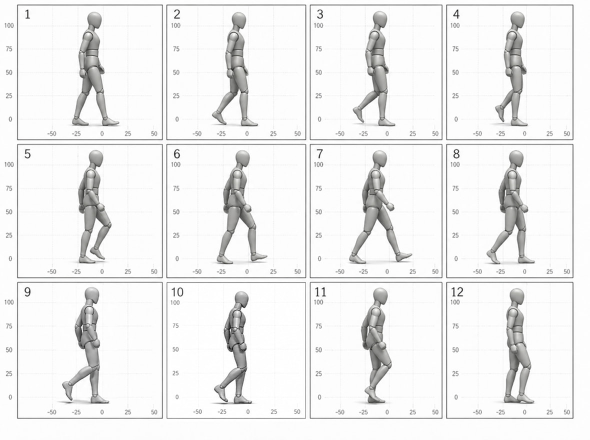
#> input picture assets/references/gpt-image-2-community-walk/mannequin_walk_12f_source.jpg, 1179 x 880 px (shown at 1/2 size)
$ python rig_actor_walk6.py ../assets/references/gpt-image-2-community-walk/mannequin_walk_12f_source.jpg out.png
#> lines starting #> are read from the running program, lines starting #| are printed output that depends on the picture; after the words box and inside, x2 and y2 are one past the last pixel; in counts of white or black regions, pixels touching at a corner belong together
#!/usr/bin/env python3
"""Build a deterministic six-frame walk cycle from one transparent actor image.

This is deliberately not an image-to-video workflow.  Appearance is sampled once,
split into reusable body layers, then animated with a fixed six-pose skeleton.
"""

from __future__ import annotations

import argparse
import json
from dataclasses import dataclass
from pathlib import Path

from PIL import Image, ImageChops, ImageDraw


FRAME_COUNT = 6
LEG_PHASES = (-18, -10, 0, 18, 10, 0)
ROOT_BOB = (0, 3, 1, 0, 3, 1)
LEFT_KNEE_PHASES = (2, 14, 22, 4, 8, 5)
RIGHT_KNEE_PHASES = (4, 8, 5, 2, 14, 22)
LEFT_LEG_TRANSLATION = ((88, 0), (68, 1), (38, -5), (48, -8), (38, -6), (25, -10))
RIGHT_LEG_TRANSLATION = ((-48, -8), (-38, -6), (-25, -10), (-88, 0), (-68, 1), (-38, -5))


@dataclass(frozen=True)
class Rig:
    left_hip: tuple[int, int]
    right_hip: tuple[int, int]
    left_knee: tuple[int, int]
    right_knee: tuple[int, int]
    baseline: int


def _fit_actor(source: Image.Image, canvas: int) -> Image.Image:
    actor = source.convert("RGBA")
    # The production reference can be a flattened preview on a plain background.
    # Key only the corner-derived neutral background; never rebuild body textures.
    corners = [actor.getpixel((0, 0)), actor.getpixel((actor.width - 1, 0)), actor.getpixel((0, actor.height - 1)), actor.getpixel((actor.width - 1, actor.height - 1))]
    bg = tuple(sum(pixel[channel] for pixel in corners) // len(corners) for channel in range(3))
    pixels = []
    for red, green, blue, alpha in actor.getdata():
        distance = max(abs(red - bg[0]), abs(green - bg[1]), abs(blue - bg[2]))
        pixels.append((red, green, blue, 0 if distance < 18 else alpha))
    actor.putdata(pixels)
    bbox = actor.getchannel("A").getbbox()
    if bbox:
        actor = actor.crop(bbox)
    actor.thumbnail((round(canvas * 0.72), round(canvas * 0.96)), Image.Resampling.LANCZOS)
    fitted = Image.new("RGBA", (canvas, canvas), (0, 0, 0, 0))
    fitted.alpha_composite(actor, ((canvas - actor.width) // 2, canvas - actor.height - 4))
    return fitted


def _polygon_mask(size: tuple[int, int], points: list[tuple[float, float]]) -> Image.Image:
    w, h = size
    mask = Image.new("L", size, 0)
    ImageDraw.Draw(mask).polygon([(round(x * w), round(y * h)) for x, y in points], fill=255)
    return mask


def _masked(image: Image.Image, shape: Image.Image) -> Image.Image:
    layer = image.copy()
    layer.putalpha(ImageChops.multiply(image.getchannel("A"), shape))
    return layer


def split_layers(actor: Image.Image) -> dict[str, Image.Image]:
    """Split a front/three-quarter humanoid into overlapping rig-safe layers."""
    size = actor.size
    masks = {
        "left_thigh": _polygon_mask(size, [(.24, .48), (.51, .47), (.50, .76), (.24, .76)]),
        "right_thigh": _polygon_mask(size, [(.49, .47), (.76, .48), (.76, .76), (.50, .76)]),
        "left_shin": _polygon_mask(size, [(.20, .68), (.51, .68), (.51, .98), (.18, .98)]),
        "right_shin": _polygon_mask(size, [(.49, .68), (.80, .68), (.82, .98), (.49, .98)]),
        # A flattened source does not contain the pixels hidden behind bent arms.
        # Preserve the complete upper body instead of inventing destructive arm cuts.
        "upper_body": _polygon_mask(size, [(.00, .00), (1.00, .00), (1.00, .63), (.00, .63)]),
    }
    return {name: _masked(actor, mask) for name, mask in masks.items()}


def default_rig(canvas: int) -> Rig:
    return Rig(
        left_hip=(round(canvas * .445), round(canvas * .535)),
        right_hip=(round(canvas * .555), round(canvas * .535)),
        left_knee=(round(canvas * .405), round(canvas * .735)),
        right_knee=(round(canvas * .595), round(canvas * .735)),
        baseline=round(canvas * .97),
    )


def _rotate(layer: Image.Image, degrees: float, pivot: tuple[int, int]) -> Image.Image:
    return layer.rotate(degrees, resample=Image.Resampling.BICUBIC, center=pivot)


def _rotate_point(point: tuple[int, int], pivot: tuple[int, int], degrees: float) -> tuple[int, int]:
    from math import cos, radians, sin

    angle = radians(degrees)
    x, y = point[0] - pivot[0], point[1] - pivot[1]
    return (
        round(pivot[0] + x * cos(angle) - y * sin(angle)),
        round(pivot[1] + x * sin(angle) + y * cos(angle)),
    )


def _two_bone(
    upper: Image.Image,
    lower: Image.Image,
    root: tuple[int, int],
    joint: tuple[int, int],
    root_angle: float,
    joint_angle: float,
) -> tuple[Image.Image, Image.Image]:
    moved_upper = _rotate(upper, root_angle, root)
    moved_joint = _rotate_point(joint, root, root_angle)
    moved_lower = _rotate(_rotate(lower, root_angle, root), joint_angle, moved_joint)
    return moved_upper, moved_lower


def _translate(layer: Image.Image, offset: tuple[int, int]) -> Image.Image:
    moved = Image.new("RGBA", layer.size, (0, 0, 0, 0))
    moved.alpha_composite(layer, offset)
    return moved


def render_walk6(source: Image.Image, canvas: int = 384) -> tuple[list[Image.Image], Rig]:
    actor = _fit_actor(source, canvas)
    layers = split_layers(actor)
    rig = default_rig(canvas)
    frames: list[Image.Image] = []

    for index in range(FRAME_COUNT):
        left_thigh, left_shin = _two_bone(
            layers["left_thigh"], layers["left_shin"], rig.left_hip, rig.left_knee,
            LEG_PHASES[index], LEFT_KNEE_PHASES[index],
        )
        right_thigh, right_shin = _two_bone(
            layers["right_thigh"], layers["right_shin"], rig.right_hip, rig.right_knee,
            -LEG_PHASES[index], -RIGHT_KNEE_PHASES[index],
        )
        left_thigh = _translate(left_thigh, LEFT_LEG_TRANSLATION[index])
        left_shin = _translate(left_shin, LEFT_LEG_TRANSLATION[index])
        right_thigh = _translate(right_thigh, RIGHT_LEG_TRANSLATION[index])
        right_shin = _translate(right_shin, RIGHT_LEG_TRANSLATION[index])
        pose = Image.new("RGBA", actor.size, (0, 0, 0, 0))
        # Legs move behind one untouched upper-body layer.  This preserves identity,
        # clothing and hands exactly when the source has no reconstructable arm layers.
        for layer in (
            right_shin, right_thigh, left_shin, left_thigh, layers["upper_body"],
        ):
            pose.alpha_composite(layer)

        bbox = pose.getchannel("A").getbbox()
        if bbox:
            # Keep every footfall on one production baseline; the small root bob is explicit.
            offset = rig.baseline + ROOT_BOB[index] - bbox[3]
            shifted = Image.new("RGBA", pose.size, (0, 0, 0, 0))
            shifted.alpha_composite(pose, (0, offset))
            pose = shifted
        frames.append(pose)
    return frames, rig


def save_package(frames: list[Image.Image], rig: Rig, output: Path, fps: int = 8) -> dict:
    output.mkdir(parents=True, exist_ok=True)
    width, height = frames[0].size
    sheet = Image.new("RGBA", (width * len(frames), height), (0, 0, 0, 0))
    frame_paths = []
    for index, frame in enumerate(frames, 1):
        path = output / f"walk_{index:02d}.png"
        frame.save(path)
        frame_paths.append(str(path))
        sheet.alpha_composite(frame, ((index - 1) * width, 0))
    sheet_path = output / "walk6_sheet.png"
    sheet.save(sheet_path)

    gif_path = output / "walk6_preview.gif"
    frames[0].save(
        gif_path,
        save_all=True,
        append_images=frames[1:],
        duration=round(1000 / fps),
        loop=0,
        disposal=2,
    )
    manifest = {
        "method": "layered-2d-rig",
        "frames": FRAME_COUNT,
        "fps": fps,
        "canvas": [width, height],
        "phase_order": ["left_contact", "left_down", "left_pass", "right_contact", "right_down", "right_pass"],
        "rig": {
            "left_hip": rig.left_hip,
            "right_hip": rig.right_hip,
            "left_knee": rig.left_knee,
            "right_knee": rig.right_knee,
            "baseline": rig.baseline,
        },
        "frame_paths": frame_paths,
        "sheet": str(sheet_path),
        "preview": str(gif_path),
    }
    manifest_path = output / "walk6_manifest.json"
    manifest_path.write_text(json.dumps(manifest, indent=2), encoding="utf-8")
    return manifest


def main() -> None:
    parser = argparse.ArgumentParser()
    parser.add_argument("source", type=Path)
    parser.add_argument("output", type=Path)
    parser.add_argument("--canvas", type=int, default=384)
    parser.add_argument("--fps", type=int, default=8)
    args = parser.parse_args()
    frames, rig = render_walk6(Image.open(args.source), args.canvas)
#> in _fit_actor, `corners = [actor.getpixel((0, 0)), actor.getpixel((actor.width - 1, 0)..`: corners = [(253, 253, 253, 255), (253, 253, 253, 255), (253, 253, 253, 255), (252, 252, 252, 255)]
#> in _fit_actor, `bg = tuple(sum(pixel[channel] for pixel in corners) // len(corners) fo..`: bg = (252, 252, 252)
#> the loop in _fit_actor, `for red, green, blue, alpha in actor.getdata():` made 1037520 passes
#> (red, green, blue, distance) on passes 1 to 3: (253, 253, 253, 1), (253, 253, 253, 1), (253, 253, 253, 1)
#> after the loop in _fit_actor, `for red, green, blue, alpha in actor.getdata():`: pixels = 1037520 items
#> in _fit_actor, `bbox = actor.getchannel("A").getbbox()`: bbox = (9, 8, 1148, 838)
#> in _fit_actor, `fitted = Image.new("RGBA", (canvas, canvas), (0, 0, 0, 0))`: fitted: PIL image 384x384 RGBA; every value is 0
#> in render_walk6, source is the input picture: PIL image 1179x880 RGB; mean R, G, B 239.1, 239.1, 239
#> in _polygon_mask, `mask = Image.new("L", size, 0)`: mask: PIL image 384x384 L; every value is 0
#> in _polygon_mask, `ImageDraw.Draw(mask).polygon([(round(x * w), round(y * h)) for x, y in..`:
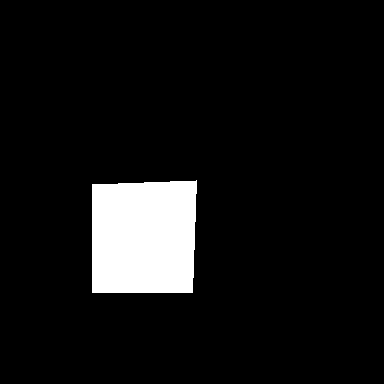
#> mask: PIL image 384x384 L; 7.7% white; 1 white region, box (x1, y1, x2, y2) and area: (92, 180, 197, 293) 11377
#> in _polygon_mask (call 2), `ImageDraw.Draw(mask).polygon([(round(x * w), round(y * h)) for x, y in..`: mask: PIL image 384x384 L; 7.7% white; 1 white region, box (x1, y1, x2, y2) and area: (188, 180, 293, 293) 11377
#> in _polygon_mask (call 3), `ImageDraw.Draw(mask).polygon([(round(x * w), round(y * h)) for x, y in..`: mask: PIL image 384x384 L; 9.8% white; 1 white region, box (x1, y1, x2, y2) and area: (69, 261, 197, 377) 14384
#> in _polygon_mask (call 4), `ImageDraw.Draw(mask).polygon([(round(x * w), round(y * h)) for x, y in..`: mask: PIL image 384x384 L; 9.8% white; 1 white region, box (x1, y1, x2, y2) and area: (188, 261, 316, 377) 14384
#> in _polygon_mask (call 5), `ImageDraw.Draw(mask).polygon([(round(x * w), round(y * h)) for x, y in..`:
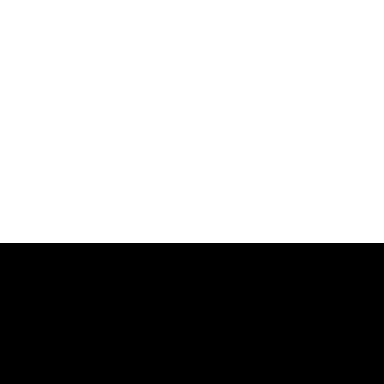
#> mask: PIL image 384x384 L; 63.3% white; 1 black region, box (x1, y1, x2, y2) and area: (0, 243, 384, 384) 54144
#> in _masked (call 5), `layer.putalpha(ImageChops.multiply(image.getchannel("A"), shape))`:
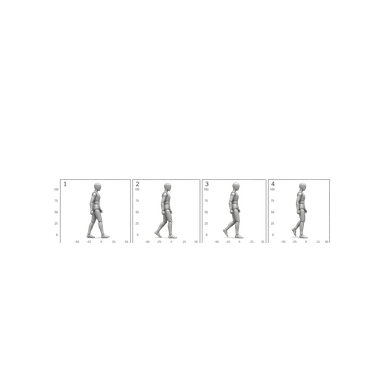
#> layer: PIL image 384x384 RGBA; mean R, G, B, A 23.8, 23.8, 23.7, 4.7; transparent parts drawn white
#> in render_walk6, `layers = split_layers(actor)`: layers = 5 items
#> the loop in render_walk6, `for index in range(FRAME_COUNT):` made 6 passes
#> (bbox, offset) on passes 1 to 6: ((54, 157, 330, 380), -8), ((54, 167, 330, 384), -9), ((54, 170, 330, 379), -6), ((49, 165, 330, 384), -12), ((54, 169, 330, 384), -9), ((54, 170, 330, 379), -6)
#> pass 1, in _two_bone (call 2), `moved_lower = _rotate(_rotate(lower, root_angle, root), joint_angle, m..`:
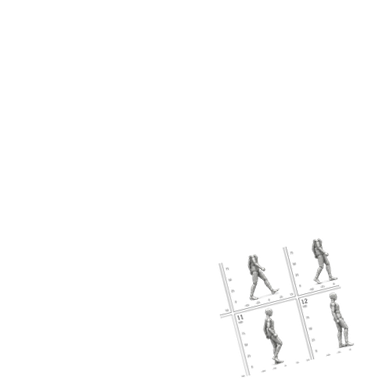
#> moved_lower: PIL image 384x384 RGBA; mean R, G, B, A 5.9, 5.9, 5.9, 4.5; transparent parts drawn white
#> after the loop in render_walk6, `for index in range(FRAME_COUNT):`:
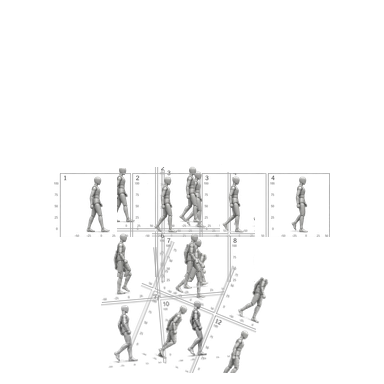
#> pose: PIL image 384x384 RGBA; mean R, G, B, A 21.3, 21.3, 21.2, 16.6; transparent parts drawn white
#> after the loop in render_walk6, `for index in range(FRAME_COUNT):`: frames = 6 items
#> frames = 6 items
    print(json.dumps(save_package(frames, rig, args.output, args.fps), indent=2))
#> in save_package, `sheet = Image.new("RGBA", (width * len(frames), height), (0, 0, 0, 0))`: sheet: PIL image 2304x384 RGBA; every value is 0
#> the loop in save_package, `for index, frame in enumerate(frames, 1):` made 6 passes
#> pass 1, in save_package, `frame.save(path)`:
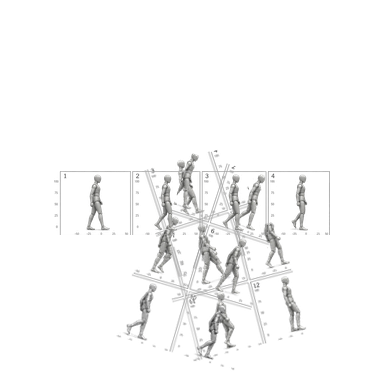
#> saved as walk_01.png: PIL image 384x384 RGBA; mean R, G, B, A 21.4, 21.4, 21.3, 16.9; transparent parts drawn white
#> after the loop in save_package, `for index, frame in enumerate(frames, 1):`:
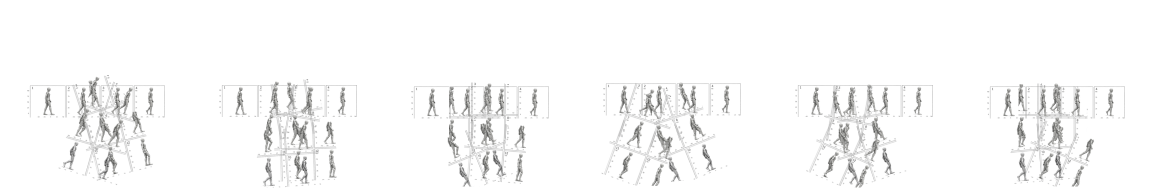
#> sheet: PIL image 2304x384 RGBA (shown at 1/2 size); mean R, G, B, A 21.4, 21.4, 21.3, 16.7; transparent parts drawn white
#> after the loop in save_package, `for index, frame in enumerate(frames, 1):`: frame_paths = ['out.png/walk_01.png', 'out.png/walk_02.png', 'out.png/walk_03.png', 'out.png/walk_04.png', 'out.png/walk_05.png', 'out.png/walk_06.png']
#> (printed output is left out)


if __name__ == "__main__":
    main()

$ run again, on assets/references/gpt-image-2-community-walk/poses/mannequin_walk_01.jpg
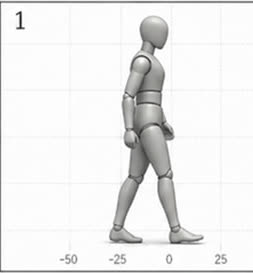
#> input picture assets/references/gpt-image-2-community-walk/poses/mannequin_walk_01.jpg, 253 x 273 px
#> corners = [(223, 223, 223, 255), (237, 237, 237, 255), (200, 200, 200, 255), (192, 192, 192, 255)]
#> bg = (213, 213, 213)
#> the loop in _fit_actor, `for red, green, blue, alpha in actor.getdata():` made 69069 passes
#> (red, green, blue, distance) on passes 1 to 3: (223, 223, 223, 10), (228, 228, 228, 15), (227, 227, 227, 14)
#> after the loop in _fit_actor, `for red, green, blue, alpha in actor.getdata():`: pixels = 69069 items
#> in _fit_actor, `bbox = actor.getchannel("A").getbbox()`: bbox = (0, 0, 253, 273)
#> in render_walk6, source is the input picture: PIL image 253x273 RGB; mean R, G, B 237.1, 237.1, 236.8
#> layers = 5 items
#> the loop in render_walk6, `for index in range(FRAME_COUNT):` made 6 passes
#> (bbox, offset) on passes 1 to 6: ((65, 107, 318, 379), -7), ((65, 107, 318, 384), -9), ((65, 107, 318, 379), -6), ((45, 107, 318, 384), -12), ((65, 107, 318, 384), -9), ((65, 107, 318, 379), -6)
#> after the loop in render_walk6, `for index in range(FRAME_COUNT):`:
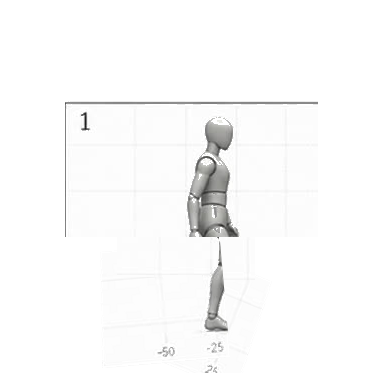
#> pose: PIL image 384x384 RGBA; mean R, G, B, A 89, 89, 89, 93.7; transparent parts drawn white
#> after the loop in render_walk6, `for index in range(FRAME_COUNT):`: frames = 6 items
#> the loop in save_package, `for index, frame in enumerate(frames, 1):` made 6 passes
#> after the loop in save_package, `for index, frame in enumerate(frames, 1):`:
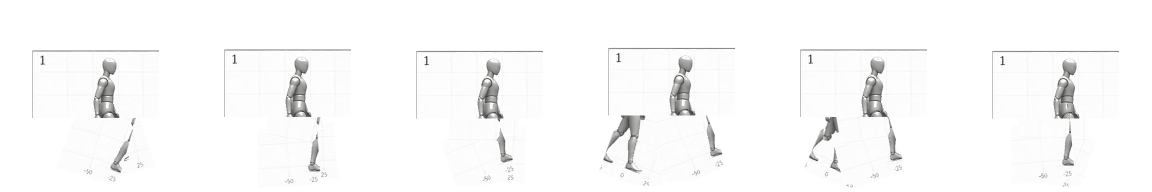
#> sheet: PIL image 2304x384 RGBA (shown at 1/2 size); mean R, G, B, A 91, 91, 91, 96; transparent parts drawn white
#> after the loop in save_package, `for index, frame in enumerate(frames, 1):`: frame_paths = ['out.png/walk_01.png', 'out.png/walk_02.png', 'out.png/walk_03.png', 'out.png/walk_04.png', 'out.png/walk_05.png', 'out.png/walk_06.png']
#> (printed output is left out)

$ run again, on assets/references/gpt-image-2-community-walk/poses/mannequin_walk_02.jpg
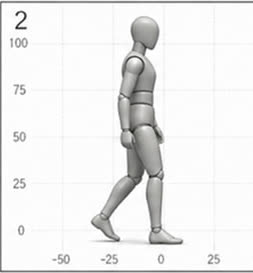
#> input picture assets/references/gpt-image-2-community-walk/poses/mannequin_walk_02.jpg, 253 x 273 px
#> corners = [(249, 249, 249, 255), (235, 235, 235, 255), (215, 215, 215, 255), (194, 194, 194, 255)]
#> bg = (223, 223, 223)
#> the loop in _fit_actor, `for red, green, blue, alpha in actor.getdata():` made 69069 passes
#> (red, green, blue, distance) on passes 1 to 3: (249, 249, 249, 26), (230, 230, 230, 7), (235, 235, 235, 12)
#> after the loop in _fit_actor, `for red, green, blue, alpha in actor.getdata():`: pixels = 69069 items
#> in _fit_actor, `bbox = actor.getchannel("A").getbbox()`: bbox = (0, 0, 253, 273)
#> in render_walk6, source is the input picture: PIL image 253x273 RGB; mean R, G, B 237.2, 237.2, 237
#> layers = 5 items
#> the loop in render_walk6, `for index in range(FRAME_COUNT):` made 6 passes
#> (bbox, offset) on passes 1 to 6: ((65, 107, 318, 379), -7), ((65, 107, 318, 384), -9), ((65, 107, 318, 379), -6), ((45, 107, 318, 384), -12), ((65, 107, 318, 384), -9), ((65, 107, 318, 379), -6)
#> after the loop in render_walk6, `for index in range(FRAME_COUNT):`:
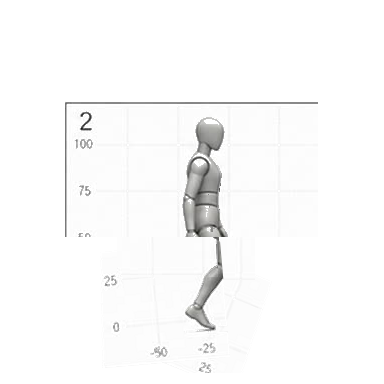
#> pose: PIL image 384x384 RGBA; mean R, G, B, A 88.1, 88.1, 88.1, 92.9; transparent parts drawn white
#> after the loop in render_walk6, `for index in range(FRAME_COUNT):`: frames = 6 items
#> the loop in save_package, `for index, frame in enumerate(frames, 1):` made 6 passes
#> after the loop in save_package, `for index, frame in enumerate(frames, 1):`:
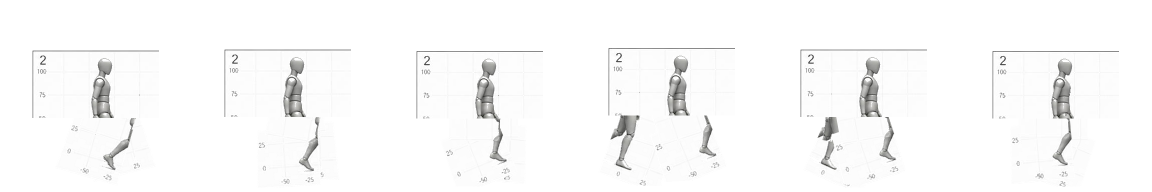
#> sheet: PIL image 2304x384 RGBA (shown at 1/2 size); mean R, G, B, A 90.2, 90.2, 90.1, 95.1; transparent parts drawn white
#> after the loop in save_package, `for index, frame in enumerate(frames, 1):`: frame_paths = ['out.png/walk_01.png', 'out.png/walk_02.png', 'out.png/walk_03.png', 'out.png/walk_04.png', 'out.png/walk_05.png', 'out.png/walk_06.png']
#> (printed output is left out)
